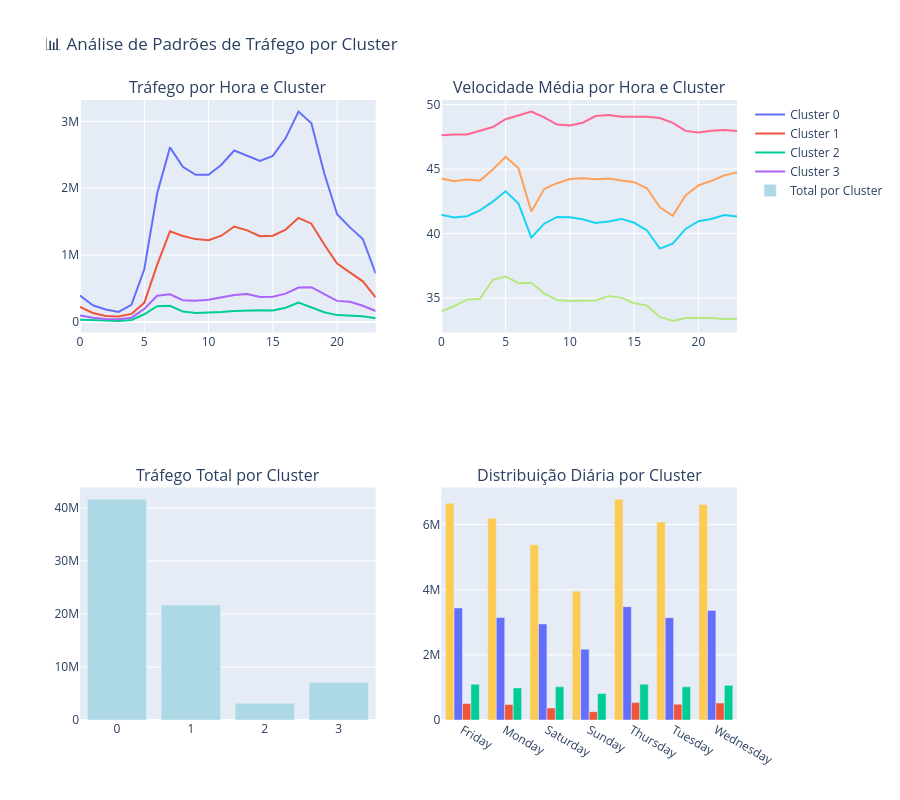

Notebook source saved alongside this figure:
### Code cell
# Análise de padrões por cluster
logger.info("🎯 Analisando padrões de tráfego por cluster...")

# Merge dos dados com informações de cluster
df_com_cluster = df.merge(sensores_unicos[['NSerie', 'Cluster']], on='NSerie', how='left')

# Análise de tráfego por cluster e hora
trafego_cluster_hora = df_com_cluster.groupby(['Cluster', 'Hora']).agg({
    'Placa': 'count',
    'Velocidade 1': 'mean'
}).rename(columns={'Placa': 'Total_Veiculos', 'Velocidade 1': 'Velocidade_Media'})

# Visualização interativa com Plotly
fig = make_subplots(
    rows=2, cols=2,
    subplot_titles=('Tráfego por Hora e Cluster', 'Velocidade Média por Hora e Cluster',
                    'Tráfego Total por Cluster', 'Distribuição Diária por Cluster'),
    specs=[[{"secondary_y": False}, {"secondary_y": False}],
           [{"type": "bar"}, {"type": "bar"}]]
)

# Gráfico 1: Tráfego por hora e cluster
for cluster in range(k_optimo):
    dados_cluster = trafego_cluster_hora.loc[cluster]
    fig.add_trace(
        go.Scatter(
            x=dados_cluster.index,
            y=dados_cluster['Total_Veiculos'],
            mode='lines',
            name=f'Cluster {cluster}',
            line=dict(width=2)
        ),
        row=1, col=1
    )

# Gráfico 2: Velocidade média por hora e cluster
for cluster in range(k_optimo):
    dados_cluster = trafego_cluster_hora.loc[cluster]
    fig.add_trace(
        go.Scatter(
            x=dados_cluster.index,
            y=dados_cluster['Velocidade_Media'],
            mode='lines',
            name=f'Cluster {cluster}',
            line=dict(width=2),
            showlegend=False
        ),
        row=1, col=2
    )

# Gráfico 3: Tráfego total por cluster
trafego_total_cluster = df_com_cluster.groupby('Cluster')['Placa'].count()
fig.add_trace(
    go.Bar(
        x=trafego_total_cluster.index,
        y=trafego_total_cluster.values,
        name='Total por Cluster',
        marker_color='lightblue'
    ),
    row=2, col=1
)

# Gráfico 4: Distribuição diária por cluster
trafego_cluster_dia = df_com_cluster.groupby(['Cluster', 'DiaSemana'])['Placa'].count().unstack(fill_value=0)
for cluster in range(k_optimo):
    fig.add_trace(
        go.Bar(
            x=trafego_cluster_dia.columns,
            y=trafego_cluster_dia.loc[cluster],
            name=f'Cluster {cluster}',
            showlegend=False
        ),
        row=2, col=2
    )

fig.update_layout(
    height=800,
    title_text="📊 Análise de Padrões de Tráfego por Cluster",
    showlegend=True
)

fig.show()

# Estatísticas por cluster
print("\n" + "="*60)
print("📈 ESTATÍSTICAS DE TRÁFEGO POR CLUSTER")
print("="*60)

for cluster in range(k_optimo):
    dados_cluster = df_com_cluster[df_com_cluster['Cluster'] == cluster]
    print(f"\n📍 Cluster {cluster}:")
    print(f"  Total de registros: {len(dados_cluster):,}")
    print(f"  Média horária: {len(dados_cluster) / (120 * 24):.0f} veículos/hora")
    print(f"  Velocidade média: {dados_cluster['Velocidade 1'].mean():.1f} km/h")
    print(f"  Hora de pico: {dados_cluster.groupby('Hora')['Placa'].count().idxmax()}:00")

### Figure 1 — Plotly figure (JSON) as saved in the notebook; plotly's stock layout.template omitted (floating-point values rounded to 4 significant figures)
{"data": [{"line": {"width": 2}, "mode": "lines", "name": "Cluster 0", "type": "scatter", "x": [0, 1, 2, 3, 4, 5, 6, 7, 8, 9, 10, 11, 12, 13, 14, 15, 16, 17, 18, 19, 20, 21, 22, 23], "xaxis": "x", "y": [394118, 247900, 184890, 149805, 255299, 787412, 1920357, 2611978, 2320548, 2200959, 2201989, 2351393, 2564832, 2487361, 2408802, 2484810, 2751019, 3146909, 2972995, 2225043, 1610192, 1414509, 1241108, 724967], "yaxis": "y"}, {"line": {"width": 2}, "mode": "lines", "name": "Cluster 1", "type": "scatter", "x": [0, 1, 2, 3, 4, 5, 6, 7, 8, 9, 10, 11, 12, 13, 14, 15, 16, 17, 18, 19, 20, 21, 22, 23], "xaxis": "x", "y": [222716, 132527, 88638, 80708, 118954, 285295, 852911, 1355022, 1285045, 1238944, 1221805, 1289685, 1427000, 1369855, 1283228, 1290348, 1381089, 1556679, 1469720, 1158474, 872604, 743129, 606464, 368018], "yaxis": "y"}, {"line": {"width": 2}, "mode": "lines", "name": "Cluster 2", "type": "scatter", "x": [0, 1, 2, 3, 4, 5, 6, 7, 8, 9, 10, 11, 12, 13, 14, 15, 16, 17, 18, 19, 20, 21, 22, 23], "xaxis": "x", "y": [33603, 21109, 19358, 15023, 28629, 113675, 235179, 241286, 154505, 131241, 135417, 146979, 161047, 168053, 174307, 169682, 212116, 290029, 221078, 143657, 101139, 93414, 85351, 54513], "yaxis": "y"}, {"line": {"width": 2}, "mode": "lines", "name": "Cluster 3", "type": "scatter", "x": [0, 1, 2, 3, 4, 5, 6, 7, 8, 9, 10, 11, 12, 13, 14, 15, 16, 17, 18, 19, 20, 21, 22, 23], "xaxis": "x", "y": [95095, 60984, 44240, 38362, 62987, 194529, 391428, 413672, 323558, 315034, 330110, 366776, 402012, 417461, 371772, 377224, 423008, 513287, 518966, 414469, 314292, 301265, 241691, 163141], "yaxis": "y"}, {"line": {"width": 2}, "mode": "lines", "name": "Cluster 0", "showlegend": false, "type": "scatter", "x": [0, 1, 2, 3, 4, 5, 6, 7, 8, 9, 10, 11, 12, 13, 14, 15, 16, 17, 18, 19, 20, 21, 22, 23], "xaxis": "x2", "y": [44.27, 44.05, 44.19, 44.11, 44.96, 45.96, 45.05, 41.71, 43.46, 43.91, 44.22, 44.29, 44.21, 44.27, 44.12, 43.99, 43.51, 42.03, 41.38, 42.95, 43.74, 44.07, 44.51, 44.73], "yaxis": "y2"}, {"line": {"width": 2}, "mode": "lines", "name": "Cluster 1", "showlegend": false, "type": "scatter", "x": [0, 1, 2, 3, 4, 5, 6, 7, 8, 9, 10, 11, 12, 13, 14, 15, 16, 17, 18, 19, 20, 21, 22, 23], "xaxis": "x2", "y": [41.46, 41.24, 41.34, 41.8, 42.47, 43.28, 42.33, 39.69, 40.76, 41.29, 41.26, 41.11, 40.81, 40.93, 41.14, 40.84, 40.24, 38.83, 39.22, 40.36, 40.96, 41.13, 41.44, 41.31], "yaxis": "y2"}, {"line": {"width": 2}, "mode": "lines", "name": "Cluster 2", "showlegend": false, "type": "scatter", "x": [0, 1, 2, 3, 4, 5, 6, 7, 8, 9, 10, 11, 12, 13, 14, 15, 16, 17, 18, 19, 20, 21, 22, 23], "xaxis": "x2", "y": [47.62, 47.68, 47.68, 47.97, 48.26, 48.87, 49.15, 49.46, 49.0, 48.45, 48.38, 48.59, 49.11, 49.2, 49.07, 49.04, 49.06, 48.96, 48.58, 47.96, 47.84, 47.97, 48.02, 47.95], "yaxis": "y2"}, {"line": {"width": 2}, "mode": "lines", "name": "Cluster 3", "showlegend": false, "type": "scatter", "x": [0, 1, 2, 3, 4, 5, 6, 7, 8, 9, 10, 11, 12, 13, 14, 15, 16, 17, 18, 19, 20, 21, 22, 23], "xaxis": "x2", "y": [33.97, 34.38, 34.87, 34.94, 36.42, 36.66, 36.15, 36.19, 35.35, 34.84, 34.76, 34.79, 34.81, 35.14, 35.03, 34.59, 34.41, 33.53, 33.23, 33.45, 33.47, 33.45, 33.37, 33.4], "yaxis": "y2"}, {"marker": {"color": "lightblue"}, "name": "Total por Cluster", "type": "bar", "x": [0.0, 1.0, 2.0, 3.0], "xaxis": "x3", "y": [41659195, 21698858, 3150390, 7095363], "yaxis": "y3"}, {"name": "Cluster 0", "showlegend": false, "type": "bar", "x": ["Friday", "Monday", "Saturday", "Sunday", "Thursday", "Tuesday", "Wednesday"], "xaxis": "x4", "y": [6654447, 6193639, 5376902, 3955940, 6781159, 6078174, 6618934], "yaxis": "y4"}, {"name": "Cluster 1", "showlegend": false, "type": "bar", "x": ["Friday", "Monday", "Saturday", "Sunday", "Thursday", "Tuesday", "Wednesday"], "xaxis": "x4", "y": [3440281, 3149864, 2949143, 2175725, 3479310, 3142543, 3361992], "yaxis": "y4"}, {"name": "Cluster 2", "showlegend": false, "type": "bar", "x": ["Friday", "Monday", "Saturday", "Sunday", "Thursday", "Tuesday", "Wednesday"], "xaxis": "x4", "y": [507119, 478740, 368780, 256395, 534202, 485835, 519319], "yaxis": "y4"}, {"name": "Cluster 3", "showlegend": false, "type": "bar", "x": ["Friday", "Monday", "Saturday", "Sunday", "Thursday", "Tuesday", "Wednesday"], "xaxis": "x4", "y": [1097991, 984665, 1018907, 812854, 1098735, 1018920, 1063291], "yaxis": "y4"}], "layout": {"annotations": [{"font": {"size": 16}, "showarrow": false, "text": "Tráfego por Hora e Cluster", "x": 0.225, "xanchor": "center", "xref": "paper", "y": 1, "yanchor": "bottom", "yref": "paper"}, {"font": {"size": 16}, "showarrow": false, "text": "Velocidade Média por Hora e Cluster", "x": 0.775, "xanchor": "center", "xref": "paper", "y": 1, "yanchor": "bottom", "yref": "paper"}, {"font": {"size": 16}, "showarrow": false, "text": "Tráfego Total por Cluster", "x": 0.225, "xanchor": "center", "xref": "paper", "y": 0.375, "yanchor": "bottom", "yref": "paper"}, {"font": {"size": 16}, "showarrow": false, "text": "Distribuição Diária por Cluster", "x": 0.775, "xanchor": "center", "xref": "paper", "y": 0.375, "yanchor": "bottom", "yref": "paper"}], "height": 800, "showlegend": true, "title": {"text": "📊 Análise de Padrões de Tráfego por Cluster"}, "xaxis": {"anchor": "y", "domain": [0, 0.45]}, "xaxis2": {"anchor": "y2", "domain": [0.55, 1]}, "xaxis3": {"anchor": "y3", "domain": [0, 0.45]}, "xaxis4": {"anchor": "y4", "domain": [0.55, 1]}, "yaxis": {"anchor": "x", "domain": [0.625, 1]}, "yaxis2": {"anchor": "x2", "domain": [0.625, 1]}, "yaxis3": {"anchor": "x3", "domain": [0, 0.375]}, "yaxis4": {"anchor": "x4", "domain": [0, 0.375]}}}
